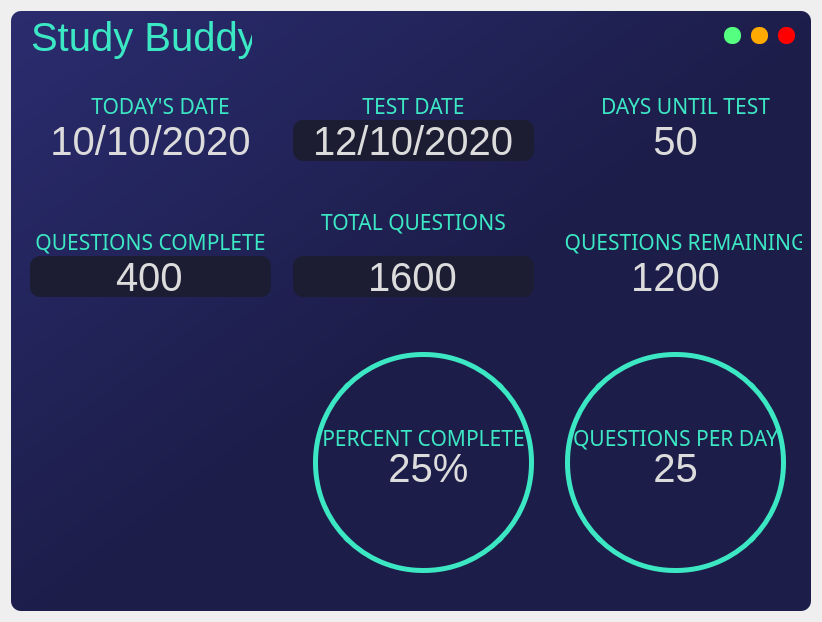
<?xml version="1.0" encoding="UTF-8"?>
<ui version="4.0">
 <class>Form</class>
 <widget class="QWidget" name="Form">
  <property name="geometry">
   <rect>
    <x>0</x>
    <y>0</y>
    <width>818</width>
    <height>618</height>
   </rect>
  </property>
  <property name="windowTitle">
   <string>Form</string>
  </property>
  <layout class="QVBoxLayout" name="verticalLayout">
   <item>
    <widget class="QFrame" name="frame_background">
     <property name="minimumSize">
      <size>
       <width>800</width>
       <height>600</height>
      </size>
     </property>
     <property name="styleSheet">
      <string notr="true">background-color: qlineargradient(spread:pad, x1:0, y1:0, x2:1, y2:1, stop:0 rgba(42, 44, 111, 255), stop:0.521368 rgba(28, 29, 73, 255));
border-radius: 10px;</string>
     </property>
     <property name="frameShape">
      <enum>QFrame::StyledPanel</enum>
     </property>
     <property name="frameShadow">
      <enum>QFrame::Raised</enum>
     </property>
     <layout class="QVBoxLayout" name="verticalLayout_2">
      <property name="spacing">
       <number>0</number>
      </property>
      <property name="leftMargin">
       <number>0</number>
      </property>
      <property name="topMargin">
       <number>0</number>
      </property>
      <property name="rightMargin">
       <number>0</number>
      </property>
      <property name="bottomMargin">
       <number>0</number>
      </property>
      <item>
       <widget class="QFrame" name="frame_top">
        <property name="maximumSize">
         <size>
          <width>16777215</width>
          <height>50</height>
         </size>
        </property>
        <property name="styleSheet">
         <string notr="true">background-color: none;</string>
        </property>
        <property name="frameShape">
         <enum>QFrame::StyledPanel</enum>
        </property>
        <property name="frameShadow">
         <enum>QFrame::Raised</enum>
        </property>
        <layout class="QHBoxLayout" name="horizontalLayout">
         <property name="spacing">
          <number>0</number>
         </property>
         <property name="leftMargin">
          <number>0</number>
         </property>
         <property name="topMargin">
          <number>0</number>
         </property>
         <property name="rightMargin">
          <number>0</number>
         </property>
         <property name="bottomMargin">
          <number>0</number>
         </property>
         <item>
          <widget class="QFrame" name="frameTop1">
           <property name="frameShape">
            <enum>QFrame::StyledPanel</enum>
           </property>
           <property name="frameShadow">
            <enum>QFrame::Raised</enum>
           </property>
           <widget class="QLabel" name="label_title">
            <property name="geometry">
             <rect>
              <x>0</x>
              <y>0</y>
              <width>241</width>
              <height>51</height>
             </rect>
            </property>
            <property name="sizePolicy">
             <sizepolicy hsizetype="Fixed" vsizetype="Preferred">
              <horstretch>0</horstretch>
              <verstretch>0</verstretch>
             </sizepolicy>
            </property>
            <property name="font">
             <font>
              <family>MS Shell Dlg 2</family>
              <pointsize>30</pointsize>
             </font>
            </property>
            <property name="styleSheet">
             <string notr="true">background-color: none; color: rgb(60, 231, 195);</string>
            </property>
            <property name="text">
             <string>Study Buddy</string>
            </property>
            <property name="alignment">
             <set>Qt::AlignLeading|Qt::AlignLeft|Qt::AlignVCenter</set>
            </property>
            <property name="margin">
             <number>-3</number>
            </property>
            <property name="indent">
             <number>20</number>
            </property>
           </widget>
          </widget>
         </item>
         <item>
          <widget class="QFrame" name="frameTop2">
           <property name="maximumSize">
            <size>
             <width>100</width>
             <height>16777215</height>
            </size>
           </property>
           <property name="frameShape">
            <enum>QFrame::StyledPanel</enum>
           </property>
           <property name="frameShadow">
            <enum>QFrame::Raised</enum>
           </property>
           <widget class="QFrame" name="frame_btns">
            <property name="geometry">
             <rect>
              <x>0</x>
              <y>0</y>
              <width>100</width>
              <height>50</height>
             </rect>
            </property>
            <property name="maximumSize">
             <size>
              <width>100</width>
              <height>16777215</height>
             </size>
            </property>
            <property name="frameShape">
             <enum>QFrame::StyledPanel</enum>
            </property>
            <property name="frameShadow">
             <enum>QFrame::Raised</enum>
            </property>
            <layout class="QHBoxLayout" name="horizontalLayout_5">
             <item>
              <widget class="QPushButton" name="btn_maximize_2">
               <property name="minimumSize">
                <size>
                 <width>16</width>
                 <height>16</height>
                </size>
               </property>
               <property name="maximumSize">
                <size>
                 <width>17</width>
                 <height>17</height>
                </size>
               </property>
               <property name="toolTip">
                <string>Maximize</string>
               </property>
               <property name="styleSheet">
                <string notr="true">QPushButton {
	border: none;
	border-radius: 8px;	
	background-color: rgb(85, 255, 127);
}
QPushButton:hover {	
	background-color: rgba(85, 255, 127, 150);
}</string>
               </property>
               <property name="text">
                <string/>
               </property>
              </widget>
             </item>
             <item>
              <widget class="QPushButton" name="btn_minimize_2">
               <property name="minimumSize">
                <size>
                 <width>16</width>
                 <height>16</height>
                </size>
               </property>
               <property name="maximumSize">
                <size>
                 <width>17</width>
                 <height>17</height>
                </size>
               </property>
               <property name="toolTip">
                <string>Minimize</string>
               </property>
               <property name="styleSheet">
                <string notr="true">QPushButton {
	border: none;
	border-radius: 8px;		
	background-color: rgb(255, 170, 0);
}
QPushButton:hover {	
	background-color: rgba(255, 170, 0, 150);
}</string>
               </property>
               <property name="text">
                <string/>
               </property>
              </widget>
             </item>
             <item>
              <widget class="QPushButton" name="btn_close_2">
               <property name="minimumSize">
                <size>
                 <width>16</width>
                 <height>16</height>
                </size>
               </property>
               <property name="maximumSize">
                <size>
                 <width>17</width>
                 <height>17</height>
                </size>
               </property>
               <property name="toolTip">
                <string>Close</string>
               </property>
               <property name="styleSheet">
                <string notr="true">QPushButton {
	border: none;
	border-radius: 8px;		
	background-color: rgb(255, 0, 0);
}
QPushButton:hover {		
	background-color: rgba(255, 0, 0, 150);
}</string>
               </property>
               <property name="text">
                <string/>
               </property>
              </widget>
             </item>
            </layout>
           </widget>
          </widget>
         </item>
        </layout>
       </widget>
      </item>
      <item>
       <widget class="QFrame" name="frame_body">
        <property name="styleSheet">
         <string notr="true">background-color: none;</string>
        </property>
        <property name="frameShape">
         <enum>QFrame::StyledPanel</enum>
        </property>
        <property name="frameShadow">
         <enum>QFrame::Raised</enum>
        </property>
        <layout class="QGridLayout" name="gridLayout">
         <item row="0" column="0">
          <widget class="QFrame" name="frameBody1">
           <property name="frameShape">
            <enum>QFrame::StyledPanel</enum>
           </property>
           <property name="frameShadow">
            <enum>QFrame::Raised</enum>
           </property>
           <widget class="QLabel" name="label_todaysDateEdit">
            <property name="geometry">
             <rect>
              <x>0</x>
              <y>0</y>
              <width>261</width>
              <height>141</height>
             </rect>
            </property>
            <property name="font">
             <font>
              <family>MS Shell Dlg 2</family>
              <pointsize>30</pointsize>
             </font>
            </property>
            <property name="styleSheet">
             <string notr="true">border: none;
color: rgb(220,220,220);background-color: none;</string>
            </property>
            <property name="text">
             <string>10/10/2020</string>
            </property>
            <property name="alignment">
             <set>Qt::AlignCenter</set>
            </property>
           </widget>
           <widget class="QLabel" name="label_todaysDateTitle">
            <property name="geometry">
             <rect>
              <x>10</x>
              <y>20</y>
              <width>261</width>
              <height>31</height>
             </rect>
            </property>
            <property name="font">
             <font>
              <family>Adobe Devanagari</family>
              <pointsize>16</pointsize>
             </font>
            </property>
            <property name="styleSheet">
             <string notr="true">border: none;
color: rgb(60, 231, 195); background-color: none;</string>
            </property>
            <property name="text">
             <string>TODAY'S DATE</string>
            </property>
            <property name="alignment">
             <set>Qt::AlignCenter</set>
            </property>
           </widget>
          </widget>
         </item>
         <item row="0" column="1">
          <widget class="QFrame" name="frameBody2">
           <property name="frameShape">
            <enum>QFrame::StyledPanel</enum>
           </property>
           <property name="frameShadow">
            <enum>QFrame::Raised</enum>
           </property>
           <widget class="QLabel" name="label_testDateTitle">
            <property name="geometry">
             <rect>
              <x>0</x>
              <y>20</y>
              <width>261</width>
              <height>31</height>
             </rect>
            </property>
            <property name="font">
             <font>
              <family>Adobe Devanagari</family>
              <pointsize>16</pointsize>
             </font>
            </property>
            <property name="styleSheet">
             <string notr="true">border: none;
color: rgb(60, 231, 195); background-color: none;</string>
            </property>
            <property name="text">
             <string>TEST DATE</string>
            </property>
            <property name="alignment">
             <set>Qt::AlignCenter</set>
            </property>
           </widget>
           <widget class="QLineEdit" name="lineEdit_testDate">
            <property name="geometry">
             <rect>
              <x>10</x>
              <y>50</y>
              <width>241</width>
              <height>41</height>
             </rect>
            </property>
            <property name="font">
             <font>
              <pointsize>30</pointsize>
             </font>
            </property>
            <property name="autoFillBackground">
             <bool>false</bool>
            </property>
            <property name="styleSheet">
             <string notr="true">border: none;
color: rgb(220,220,220);
background-color: rgba(28, 29, 50, 255);</string>
            </property>
            <property name="text">
             <string>12/10/2020</string>
            </property>
            <property name="alignment">
             <set>Qt::AlignCenter</set>
            </property>
           </widget>
          </widget>
         </item>
         <item row="0" column="2">
          <widget class="QFrame" name="frameBody3">
           <property name="frameShape">
            <enum>QFrame::StyledPanel</enum>
           </property>
           <property name="frameShadow">
            <enum>QFrame::Raised</enum>
           </property>
           <widget class="QLabel" name="label_daysUntilTestEdit">
            <property name="geometry">
             <rect>
              <x>0</x>
              <y>0</y>
              <width>261</width>
              <height>141</height>
             </rect>
            </property>
            <property name="font">
             <font>
              <family>MS Shell Dlg 2</family>
              <pointsize>30</pointsize>
             </font>
            </property>
            <property name="styleSheet">
             <string notr="true">border: none;
color: rgb(220,220,220);background-color: none;</string>
            </property>
            <property name="text">
             <string>50</string>
            </property>
            <property name="alignment">
             <set>Qt::AlignCenter</set>
            </property>
           </widget>
           <widget class="QLabel" name="label_daysUntilTestTitle">
            <property name="geometry">
             <rect>
              <x>10</x>
              <y>20</y>
              <width>261</width>
              <height>31</height>
             </rect>
            </property>
            <property name="font">
             <font>
              <family>Adobe Devanagari</family>
              <pointsize>16</pointsize>
             </font>
            </property>
            <property name="styleSheet">
             <string notr="true">border: none;
color: rgb(60, 231, 195); background-color: none;</string>
            </property>
            <property name="text">
             <string>DAYS UNTIL TEST</string>
            </property>
            <property name="alignment">
             <set>Qt::AlignCenter</set>
            </property>
           </widget>
          </widget>
         </item>
         <item row="1" column="0">
          <widget class="QFrame" name="frameBody4">
           <property name="acceptDrops">
            <bool>false</bool>
           </property>
           <property name="layoutDirection">
            <enum>Qt::LeftToRight</enum>
           </property>
           <property name="autoFillBackground">
            <bool>false</bool>
           </property>
           <property name="frameShape">
            <enum>QFrame::StyledPanel</enum>
           </property>
           <property name="frameShadow">
            <enum>QFrame::Raised</enum>
           </property>
           <widget class="QLineEdit" name="lineEdit_questionsComplete">
            <property name="geometry">
             <rect>
              <x>10</x>
              <y>50</y>
              <width>241</width>
              <height>41</height>
             </rect>
            </property>
            <property name="font">
             <font>
              <pointsize>30</pointsize>
             </font>
            </property>
            <property name="autoFillBackground">
             <bool>false</bool>
            </property>
            <property name="styleSheet">
             <string notr="true">border: none;
color: rgb(220,220,220);
background-color: rgba(28, 29, 50, 255);</string>
            </property>
            <property name="text">
             <string>400</string>
            </property>
            <property name="alignment">
             <set>Qt::AlignCenter</set>
            </property>
           </widget>
           <widget class="QLabel" name="label_questionsCompleteTitle">
            <property name="geometry">
             <rect>
              <x>0</x>
              <y>20</y>
              <width>261</width>
              <height>31</height>
             </rect>
            </property>
            <property name="font">
             <font>
              <family>Adobe Devanagari</family>
              <pointsize>16</pointsize>
             </font>
            </property>
            <property name="styleSheet">
             <string notr="true">border: none;
color: rgb(60, 231, 195); background-color: none;</string>
            </property>
            <property name="text">
             <string>QUESTIONS COMPLETE</string>
            </property>
            <property name="alignment">
             <set>Qt::AlignCenter</set>
            </property>
           </widget>
          </widget>
         </item>
         <item row="1" column="1">
          <widget class="QFrame" name="frameBody5">
           <property name="frameShape">
            <enum>QFrame::StyledPanel</enum>
           </property>
           <property name="frameShadow">
            <enum>QFrame::Raised</enum>
           </property>
           <widget class="QLineEdit" name="lineEdit_totalQuestions">
            <property name="geometry">
             <rect>
              <x>10</x>
              <y>50</y>
              <width>241</width>
              <height>41</height>
             </rect>
            </property>
            <property name="sizePolicy">
             <sizepolicy hsizetype="Expanding" vsizetype="Expanding">
              <horstretch>0</horstretch>
              <verstretch>0</verstretch>
             </sizepolicy>
            </property>
            <property name="font">
             <font>
              <pointsize>30</pointsize>
             </font>
            </property>
            <property name="autoFillBackground">
             <bool>false</bool>
            </property>
            <property name="styleSheet">
             <string notr="true">border: none;
color: rgb(220,220,220);
background-color: rgba(28, 29, 50, 255);</string>
            </property>
            <property name="text">
             <string>1600</string>
            </property>
            <property name="alignment">
             <set>Qt::AlignCenter</set>
            </property>
           </widget>
           <widget class="QLabel" name="label_totalQuestionsTitle">
            <property name="geometry">
             <rect>
              <x>0</x>
              <y>0</y>
              <width>261</width>
              <height>31</height>
             </rect>
            </property>
            <property name="font">
             <font>
              <family>Adobe Devanagari</family>
              <pointsize>16</pointsize>
             </font>
            </property>
            <property name="styleSheet">
             <string notr="true">border: none;
color: rgb(60, 231, 195); background-color: none;</string>
            </property>
            <property name="text">
             <string>TOTAL QUESTIONS</string>
            </property>
            <property name="alignment">
             <set>Qt::AlignCenter</set>
            </property>
           </widget>
          </widget>
         </item>
         <item row="1" column="2">
          <widget class="QFrame" name="frameBody6">
           <property name="frameShape">
            <enum>QFrame::StyledPanel</enum>
           </property>
           <property name="frameShadow">
            <enum>QFrame::Raised</enum>
           </property>
           <widget class="QLabel" name="label_questionsRemainingEdit">
            <property name="geometry">
             <rect>
              <x>0</x>
              <y>0</y>
              <width>261</width>
              <height>141</height>
             </rect>
            </property>
            <property name="font">
             <font>
              <family>MS Shell Dlg 2</family>
              <pointsize>30</pointsize>
             </font>
            </property>
            <property name="styleSheet">
             <string notr="true">border: none;
color: rgb(220,220,220);background-color: none;</string>
            </property>
            <property name="text">
             <string>1200</string>
            </property>
            <property name="alignment">
             <set>Qt::AlignCenter</set>
            </property>
           </widget>
           <widget class="QLabel" name="label_questionsRemaining">
            <property name="geometry">
             <rect>
              <x>10</x>
              <y>20</y>
              <width>261</width>
              <height>31</height>
             </rect>
            </property>
            <property name="font">
             <font>
              <family>Adobe Devanagari</family>
              <pointsize>16</pointsize>
             </font>
            </property>
            <property name="styleSheet">
             <string notr="true">border: none;
color: rgb(60, 231, 195); background-color: none;</string>
            </property>
            <property name="text">
             <string>QUESTIONS REMAINING</string>
            </property>
            <property name="alignment">
             <set>Qt::AlignCenter</set>
            </property>
           </widget>
          </widget>
         </item>
         <item row="2" column="0">
          <widget class="QFrame" name="frameBody7">
           <property name="minimumSize">
            <size>
             <width>0</width>
             <height>220</height>
            </size>
           </property>
           <property name="frameShape">
            <enum>QFrame::StyledPanel</enum>
           </property>
           <property name="frameShadow">
            <enum>QFrame::Raised</enum>
           </property>
           <widget class="QLabel" name="catPicture">
            <property name="geometry">
             <rect>
              <x>170</x>
              <y>120</y>
              <width>91</width>
              <height>111</height>
             </rect>
            </property>
            <property name="text">
             <string/>
            </property>
            <property name="pixmap">
             <pixmap>cat.PNG</pixmap>
            </property>
            <property name="scaledContents">
             <bool>true</bool>
            </property>
           </widget>
          </widget>
         </item>
         <item row="2" column="1">
          <widget class="QFrame" name="frameBody8">
           <property name="minimumSize">
            <size>
             <width>0</width>
             <height>235</height>
            </size>
           </property>
           <property name="frameShape">
            <enum>QFrame::StyledPanel</enum>
           </property>
           <property name="frameShadow">
            <enum>QFrame::Raised</enum>
           </property>
           <widget class="QFrame" name="frame_questionsPerDayInsideInside">
            <property name="geometry">
             <rect>
              <x>30</x>
              <y>10</y>
              <width>221</width>
              <height>221</height>
             </rect>
            </property>
            <property name="sizePolicy">
             <sizepolicy hsizetype="Preferred" vsizetype="Preferred">
              <horstretch>0</horstretch>
              <verstretch>0</verstretch>
             </sizepolicy>
            </property>
            <property name="styleSheet">
             <string notr="true">QFrame{
	border: 5px solid rgb(60, 231, 195);
	border-radius: 110px;
}
QFrame:hover {
	border: 5px solid rgb(105, 95, 148);
}</string>
            </property>
            <property name="frameShape">
             <enum>QFrame::StyledPanel</enum>
            </property>
            <property name="frameShadow">
             <enum>QFrame::Raised</enum>
            </property>
            <widget class="QLabel" name="label_questionsPerDayTitle_2">
             <property name="geometry">
              <rect>
               <x>-20</x>
               <y>70</y>
               <width>261</width>
               <height>31</height>
              </rect>
             </property>
             <property name="font">
              <font>
               <family>Adobe Devanagari</family>
               <pointsize>16</pointsize>
              </font>
             </property>
             <property name="styleSheet">
              <string notr="true">border: none;
color: rgb(60, 231, 195); background-color: none;</string>
             </property>
             <property name="text">
              <string>PERCENT COMPLETE</string>
             </property>
             <property name="alignment">
              <set>Qt::AlignCenter</set>
             </property>
            </widget>
            <widget class="QLabel" name="label_questionsPerDayEdit_2">
             <property name="geometry">
              <rect>
               <x>10</x>
               <y>80</y>
               <width>211</width>
               <height>71</height>
              </rect>
             </property>
             <property name="font">
              <font>
               <family>MS Shell Dlg 2</family>
               <pointsize>30</pointsize>
              </font>
             </property>
             <property name="styleSheet">
              <string notr="true">border: none;
color: rgb(220,220,220);background-color: none;</string>
             </property>
             <property name="text">
              <string>25%</string>
             </property>
             <property name="alignment">
              <set>Qt::AlignCenter</set>
             </property>
            </widget>
           </widget>
          </widget>
         </item>
         <item row="2" column="2">
          <widget class="QFrame" name="frameBody9">
           <property name="minimumSize">
            <size>
             <width>0</width>
             <height>220</height>
            </size>
           </property>
           <property name="frameShape">
            <enum>QFrame::StyledPanel</enum>
           </property>
           <property name="frameShadow">
            <enum>QFrame::Raised</enum>
           </property>
           <widget class="QFrame" name="frame_questionsPerDayInside">
            <property name="geometry">
             <rect>
              <x>20</x>
              <y>10</y>
              <width>221</width>
              <height>221</height>
             </rect>
            </property>
            <property name="styleSheet">
             <string notr="true">QFrame{
	border: 5px solid rgb(60, 231, 195);
	border-radius: 110px;
}
QFrame:hover {
	border: 5px solid rgb(105, 95, 148);
}</string>
            </property>
            <property name="frameShape">
             <enum>QFrame::StyledPanel</enum>
            </property>
            <property name="frameShadow">
             <enum>QFrame::Raised</enum>
            </property>
            <widget class="QLabel" name="label_questionsPerDayTitle_3">
             <property name="geometry">
              <rect>
               <x>-20</x>
               <y>70</y>
               <width>261</width>
               <height>31</height>
              </rect>
             </property>
             <property name="font">
              <font>
               <family>Adobe Devanagari</family>
               <pointsize>16</pointsize>
              </font>
             </property>
             <property name="styleSheet">
              <string notr="true">border: none;
color: rgb(60, 231, 195); background-color: none;</string>
             </property>
             <property name="text">
              <string>QUESTIONS PER DAY</string>
             </property>
             <property name="alignment">
              <set>Qt::AlignCenter</set>
             </property>
            </widget>
            <widget class="QLabel" name="label_questionsPerDayEdit_3">
             <property name="geometry">
              <rect>
               <x>0</x>
               <y>80</y>
               <width>221</width>
               <height>71</height>
              </rect>
             </property>
             <property name="font">
              <font>
               <family>MS Shell Dlg 2</family>
               <pointsize>30</pointsize>
              </font>
             </property>
             <property name="styleSheet">
              <string notr="true">border: none;
color: rgb(220,220,220);background-color: none;</string>
             </property>
             <property name="text">
              <string>25</string>
             </property>
             <property name="alignment">
              <set>Qt::AlignCenter</set>
             </property>
            </widget>
           </widget>
          </widget>
         </item>
        </layout>
       </widget>
      </item>
      <item>
       <widget class="QFrame" name="frame_bottom">
        <property name="maximumSize">
         <size>
          <width>16777215</width>
          <height>25</height>
         </size>
        </property>
        <property name="styleSheet">
         <string notr="true">background-color: none;</string>
        </property>
        <property name="frameShape">
         <enum>QFrame::StyledPanel</enum>
        </property>
        <property name="frameShadow">
         <enum>QFrame::Raised</enum>
        </property>
       </widget>
      </item>
     </layout>
    </widget>
   </item>
  </layout>
 </widget>
 <resources/>
 <connections/>
</ui>
